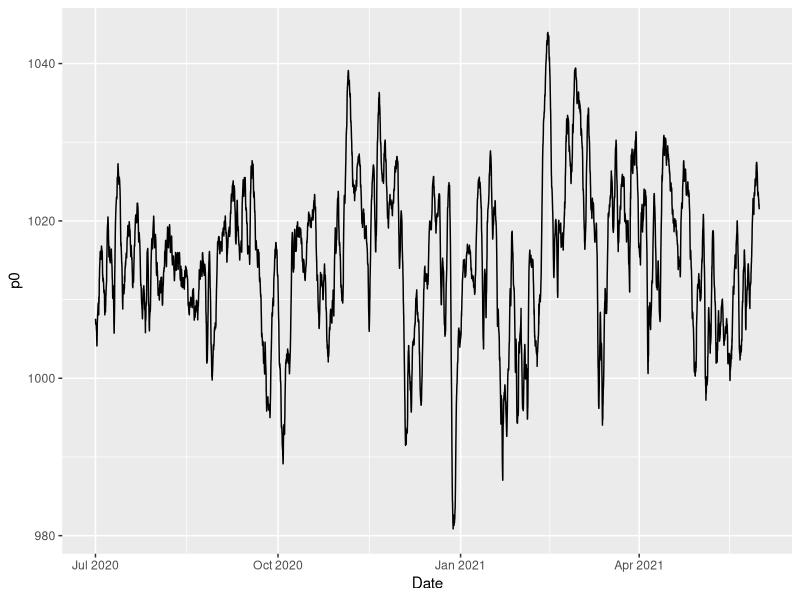

Source code (R):
## ---- chunk 1
library(tidyverse)
## ---- chunk 2
pres <- read_csv("../Data_lectures/6_Air_pressure/TA_RH_PA_Leinefelde.csv")
## ---- chunk 3
head(pres)
## ---- chunk 4
#utility funcs from air humidity notebook

# temp is in degrees celcius
get_es <-  function(ta)  6.1078 * exp((17.08085 * ta) / (234.175 + ta))

rh2ea <- function(rh, e_s) rh/100 * e_s
get_spec_hum <- function(e_a, p) 0.622 * e_a / (p - 0.378 * e_a) # note Kg Kg-1

c2k <- function(c) c + 273.15
k2c <- function(k) k - 273.15

# get virtual temperature. Ta is the air temp and q the specific humidity
get_tv <- function(ta, q) ta * (1 + 0.608 * q)

Rd <- 287.05 # J Kg-1 K-1 gas constant of dry air
get_press_sea_level <- function(pz, tv, Dz, g = 9.81) {
  pz * exp((g * Dz)/(Rd * c2k(tv)))
}

## ---- chunk 5
heigth_diff <- 451 + 44 # elevation + tower height

pres <- pres %>%
  mutate(
    es = get_es(TA_degC),
    ea = rh2ea(RH_Perc, TA_degC),
    q = get_spec_hum(ea, PA_hPa),
    tv = get_tv(TA_degC, q),
    p0 = get_press_sea_level(PA_hPa, tv, heigth_diff)
  )
## ---- chunk 6
ggplot(pres, aes(Date, p0)) +
  geom_line()
